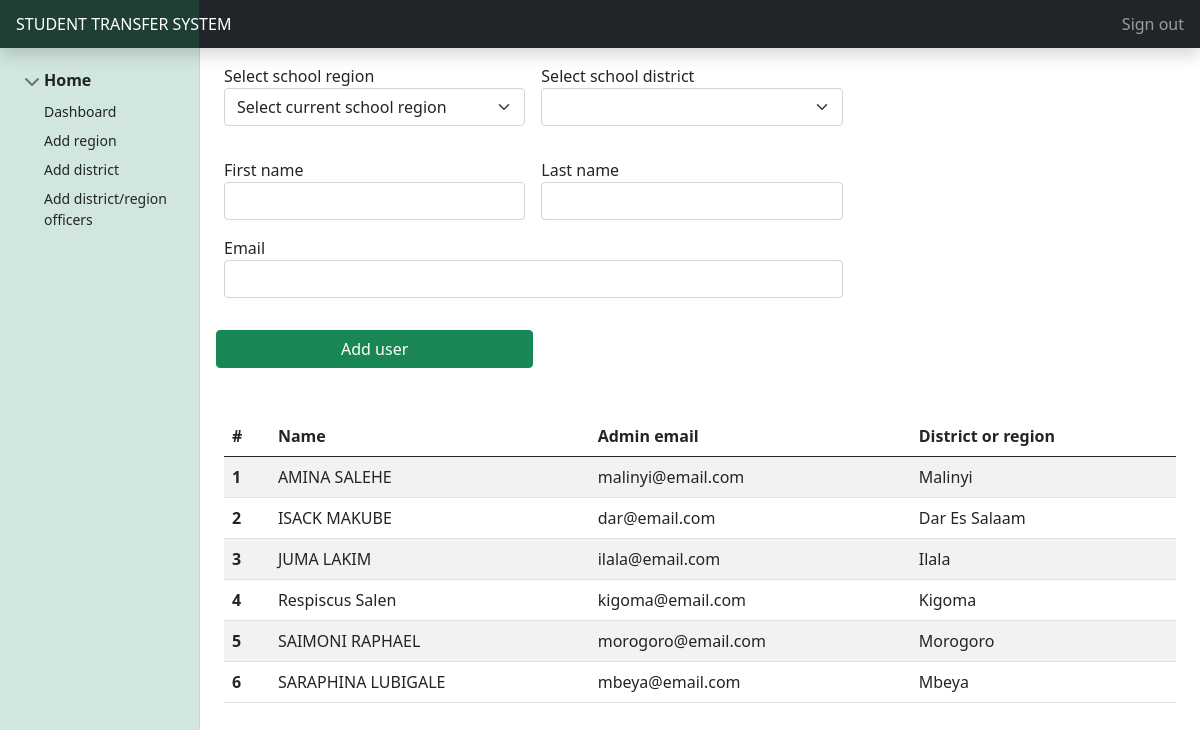
Page /index.php?url=add-user (signed in) on the earlier database version.
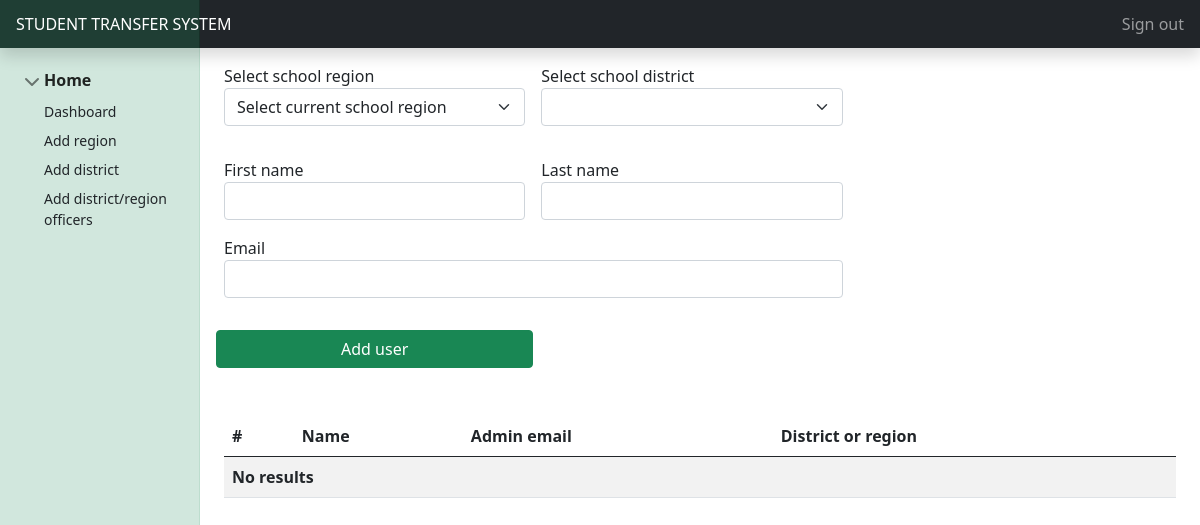
Same page on the later database version.
### tables this page shows
CREATE TABLE `users` (
  `id` bigint(5) NOT NULL,
  `firstname` varchar(100) NOT NULL,
  `lastname` varchar(100) NOT NULL,
  `email` varchar(100) NOT NULL,
  `password` varchar(255) NOT NULL,
  `role` bigint(5) NOT NULL,
  `region_id` bigint(5) DEFAULT NULL,
  `district_id` bigint(5) DEFAULT NULL
);

CREATE TABLE `districts` (
  `district_id` bigint(5) NOT NULL,
  `region_id` bigint(5) NOT NULL,
  `district` varchar(50) NOT NULL
);

CREATE TABLE `regions` (
  `region_id` bigint(5) NOT NULL,
  `region` varchar(50) NOT NULL
);

### includes/includes.php (called while the page is built, shortened)
<?php
$systemName = 'STUDENT TRANSFER SYSTEM';
class Database
{
    protected $dbConnect = null;
    public function __construct()
    {
        if(!$this->dbConnect) {
            $conn = new mysqli(DB_HOST, DB_USER, DB_PASSWORD, DB_NAME);
        }
        if($conn->connect_error){
            die("Error failed to connect to MySQL: " . $conn->connect_error);
        }else{
            $this->dbConnect = $conn;
        }
    }
    public function getData($sqlQuery)
    {
        $result = mysqli_query($this->dbConnect, $sqlQuery);
        if ( $result->num_rows > 0 ) {
            $data = array();
            while ($row = $result->fetch_assoc()) {
                $data[] = $row;
            }
        }
        return @$data;
    }
}
class User extends Database {
    public function getAllUsers() {
        $sqlQuery = "SELECT * FROM ".$this->userTable." WHERE region_id IS NOT NULL OR district_id IS NOT NULL ORDER BY firstname ASC";
        return $this->getData($sqlQuery);
    }
    public function getAddress($getUrl)
    {
        switch ($getUrl) {
            case 'add-user':
                $getUrl = 'add-users.php';
                break;
        }
        return $getUrl;
    }
}
class  Location extends Database
{
    public function getRegions()
    {
        $sqlQuery = "SELECT * FROM ".$this->regionTable." ORDER BY region ASC";
        return $this->getData($sqlQuery);
    }
    public function getRegion($region_id)
    {
        $sqlQuery = "SELECT * FROM ".$this->regionTable." WHERE region_id='".$region_id."'";
        return $this->getData($sqlQuery);
    }
    public function getDistrict($district_id)
    {
        $sqlQuery = "SELECT * FROM ".$this->districtTable." WHERE district_id='".$district_id."'";
        return $this->getData($sqlQuery);
    }
}

### includes/add-users.php (the view, shortened to what this page needs)
<?php
$region = $location->getRegions();
$users = $user->getAllUsers();
?>
<div class="form">
<form method="POST" class=" row g-3 col-md-8">
    <div class="col-md-6">
        <label for="floatingInput">Select school region</label>
        <select name="region" id="cur_region" class="form-select form-select-md mb-3" aria-label=".form-select-md example">
            <option>Select current school region</option>
            <?php
            $oneDArray = array_merge(...$region);
            if ($region != null) {
                var_dump($oneDArray);
            } else {
                var_dump($region);
            }
            ?>
        </select>
    </div>
    <div class="col-md-6">
        <label for="floatingInput">Select school district</label>
        <select name="district" id="cur_district" class="form-select form-select-md mb-3" aria-label=".form-select-md example">
        </select>
    </div>
    <div class="col-md-6 ">
        <label for="floatingInput">First name</label>
        <input type="text" name="firstname" class="form-control" id="floatingInput">
    </div>
    <div class="col-md-6 ">
        <label for="floatingInput">Last name</label>
        <input type="text" name="lastname" class="form-control" id="floatingInput">
    </div>
    <div class="mb-3 ">
        <label for="floatingInput">Email</label>
        <input type="email" name="email" class="form-control" id="floatingInput">
    </div>
    <button type="submit" class="btn btn-success col-md-6" name="add-user">Add user</button>
</form>
</div>
<div class="bd-example mt-5">
<table class="table table-striped">
    <thead>
    <tr>
    <th scope="col">#</th>
    <th scope="col">Name</th>
    <th scope="col">Admin email</th>
    <th scope="col">District or region</th>
    </tr>
    </thead>
    <tbody>
<?php
$rownum = 1;
if (@$users != NULL) {
    for ($i=0; $i < sizeof($users); $i++) {
        echo '<tr>';
        echo '<th scope="row">'.$rownum.'</th>';
        echo '<td>'.@$users[$i]['firstname'].' '.@$users[$i]['lastname'].'</td>';
        echo '<td>'.@$users[$i]['email'].'</td>';
        if ($users[$i]['region_id'] != NULL) {
            $admin_region = $location->getRegion($users[$i]['region_id']);
            echo '<td>'.$admin_region[0]['region'].'</td>';
        } else {
            $admin_district = $location->getDistrict($users[$i]['district_id']);
            echo '<td>'.$admin_district[0]['district'].'</td>';
        }
        echo '</tr>';
        $rownum++;
    }
} else {
    echo '<tr>';
    echo '<th scope="row" colspan="8">No results</th>';
    echo '</tr>';
}
?>
    </tbody>
</table>
</div>

### includes/header.php (shortened to what this page needs)
<?php
    require_once('includes.php');
    $user = new User();
    $location = new Location();
    ?>
<!DOCTYPE html>
<html lang="en">
<head>
    <link rel="stylesheet" href="./bootstrap/css/bootstrap.min.css">
    <link rel="stylesheet" href="./css/style.css">
    <link rel="stylesheet" href="./fontawesome/css/all.min.css"/>

### index.php (shortened to what this page needs)
<?php
require ('includes/header.php');
$user->checkLogin();
?>
  <body>
<header class="navbar navbar-dark sticky-top bg-dark flex-md-nowrap p-0 shadow">
  <a class="navbar-brand col-md-3 col-lg-2 me-0 px-3" href="#"><?php echo $systemName; ?></a>
  <div class="navbar-nav">
    <div class="nav-item text-nowrap">
      <a class="nav-link px-3" href="action.php?action=logout">Sign out</a>
    </div>
  </div>
</header>
<div class="container-fluid">
  <div class="row">
    <nav id="sidebarMenu" class="col-md-3 col-lg-2 d-md-block bg- sidebar collapse">
      <div class="position-sticky pt-3">
      <ul class="list-unstyled ps-3">
      <li class="mb-1">
        <button class="btn btn-toggle align-items-center rounded collapsed" data-bs-toggle="collapse" data-bs-target="#home-collapse" aria-expanded="true">
          Home
        </button>
        <div class="collapse show" id="home-collapse">
          <ul class="btn-toggle-nav list-unstyled fw-normal pb-1 small">
<?php
if ($_SESSION['role'] == 1) {
?>
            <li><a href="index.php" class="link-dark rounded">Dashboard</a></li>
            <li><a href="index.php?url=request" class="link-dark rounded">Request transfer</a></li>
            <li><a href="index.php?url=application" class="link-dark rounded">Application status</a></li>
<?php
} elseif ($_SESSION['email'] == 'admin@admin.com') {
?>
            <li><a href="index.php" class="link-dark rounded">Dashboard</a></li>
            <li><a href="index.php?url=region" class="link-dark rounded">Add region</a></li>
            <li><a href="index.php?url=district" class="link-dark rounded">Add district</a></li>
            <li><a href="index.php?url=add-user" class="link-dark rounded">Add district/region officers</a></li>
<?php
} else {
  ?>
            <li><a href="index.php" class="link-dark rounded">Dashboard</a></li>
            <li><a href="index.php?url=district-transfers" class="link-dark rounded">View transfers</a></li>
  <?php
}
?>
          </ul>
        </div>
      </li>
    </ul>
      </div>
    </nav>
    <main class="col-md-9 ms-sm-auto col-lg-10 px-md-4">
    <?php
    if (isset($_GET['url'])) {
      $url= $_GET['url'];
      $includeAddress = $user->getAddress($url);
      if ($includeAddress) {
        include ('includes/'.$includeAddress);
      }
    } else {
      ?>
<div class="d-flex justify-content-between flex-wrap flex-md-nowrap align-items-center pt-3 pb-2 mb-3 border-bottom">
<h1 class="h2">Welcome to students tranfer system</h2>
</div>
      <?php
    }
    ?>
</main>
  </div>
</div>
  </body>
</html>

### css/style.css (style rules this page uses)
* { box-sizing: border-box; }
html, body { height: 100% !important; width: 100% !important; font-family: "Segoe UI", Tahoma, Geneva, Verdana, sans-serif; font-size: 1rem; }
.sidebar { position: fixed; top: 0; bottom: 0; left: 0; z-index: 100; padding: 48px 0 0; box-shadow: inset -1px 0 0 rgba(25, 135, 84, 0.1); background-color: rgba(25, 135, 84, 0.2); }
.navbar-brand { padding-top: 0.75rem; padding-bottom: 0.75rem; font-size: 1rem; background-color: rgba(25, 135, 84, 0.25); box-shadow: inset -1px 0 0 rgba(0, 0, 0, 0.25); }
.btn-toggle { display: inline-flex; align-items: center; padding: 0.25rem 0.5rem; font-weight: 600; color: rgba(0, 0, 0, 0.65); background-color: transparent; border: 0; }
.btn-toggle::before { width: 1.25em; line-height: 0; transition: transform 0.35s ease; transform-origin: 0.5em 50%; }
.btn-toggle[aria-expanded=true] { color: rgba(0, 0, 0, 0.85); }
.btn-toggle[aria-expanded=true]::before { transform: rotate(90deg); }
.btn-toggle-nav a { display: inline-flex; padding: 0.1875rem 0.5rem; margin-top: 0.125rem; margin-left: 1.25rem; text-decoration: none; }

Differences in the rows shown:
removed users: firstname "AMINA", lastname "SALEHE", email "malinyi@email.com", district.district "Malinyi"
removed users: firstname "ISACK", lastname "MAKUBE", email "dar@email.com", region.region "Dar Es Salaam"
removed users: firstname "JUMA", lastname "LAKIM", email "ilala@email.com", district.district "Ilala"
removed users: firstname "Respiscus", lastname "Salen", email "kigoma@email.com", region.region "Kigoma"
removed users: firstname "SAIMONI", lastname "RAPHAEL", email "morogoro@email.com", region.region "Morogoro"
removed users: firstname "SARAPHINA", lastname "LUBIGALE", email "mbeya@email.com", region.region "Mbeya"
Other differences:
text now shown: "No results"
